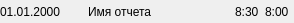
<?xml version="1.0" encoding="UTF-8"?>
<ui version="4.0">
 <class>ReportRecordWidget</class>
 <widget class="QWidget" name="ReportRecordWidget">
  <property name="geometry">
   <rect>
    <x>0</x>
    <y>0</y>
    <width>294</width>
    <height>23</height>
   </rect>
  </property>
  <property name="windowTitle">
   <string>Form</string>
  </property>
  <layout class="QHBoxLayout" name="horizontalLayout" stretch="3,5,1,1">
   <property name="spacing">
    <number>0</number>
   </property>
   <property name="leftMargin">
    <number>0</number>
   </property>
   <property name="topMargin">
    <number>0</number>
   </property>
   <property name="rightMargin">
    <number>0</number>
   </property>
   <property name="bottomMargin">
    <number>0</number>
   </property>
   <item>
    <widget class="QLabel" name="label_2">
     <property name="text">
      <string>01.01.2000</string>
     </property>
     <property name="alignment">
      <set>Qt::AlignLeading|Qt::AlignLeft|Qt::AlignVCenter</set>
     </property>
    </widget>
   </item>
   <item>
    <widget class="QLabel" name="label">
     <property name="text">
      <string>Имя отчета</string>
     </property>
     <property name="alignment">
      <set>Qt::AlignLeading|Qt::AlignLeft|Qt::AlignVCenter</set>
     </property>
    </widget>
   </item>
   <item>
    <widget class="QLabel" name="label_3">
     <property name="text">
      <string>8:30</string>
     </property>
     <property name="alignment">
      <set>Qt::AlignLeading|Qt::AlignLeft|Qt::AlignVCenter</set>
     </property>
    </widget>
   </item>
   <item>
    <widget class="QLabel" name="label_4">
     <property name="text">
      <string>8:00</string>
     </property>
     <property name="alignment">
      <set>Qt::AlignLeading|Qt::AlignLeft|Qt::AlignVCenter</set>
     </property>
    </widget>
   </item>
  </layout>
 </widget>
 <resources/>
 <connections/>
</ui>
